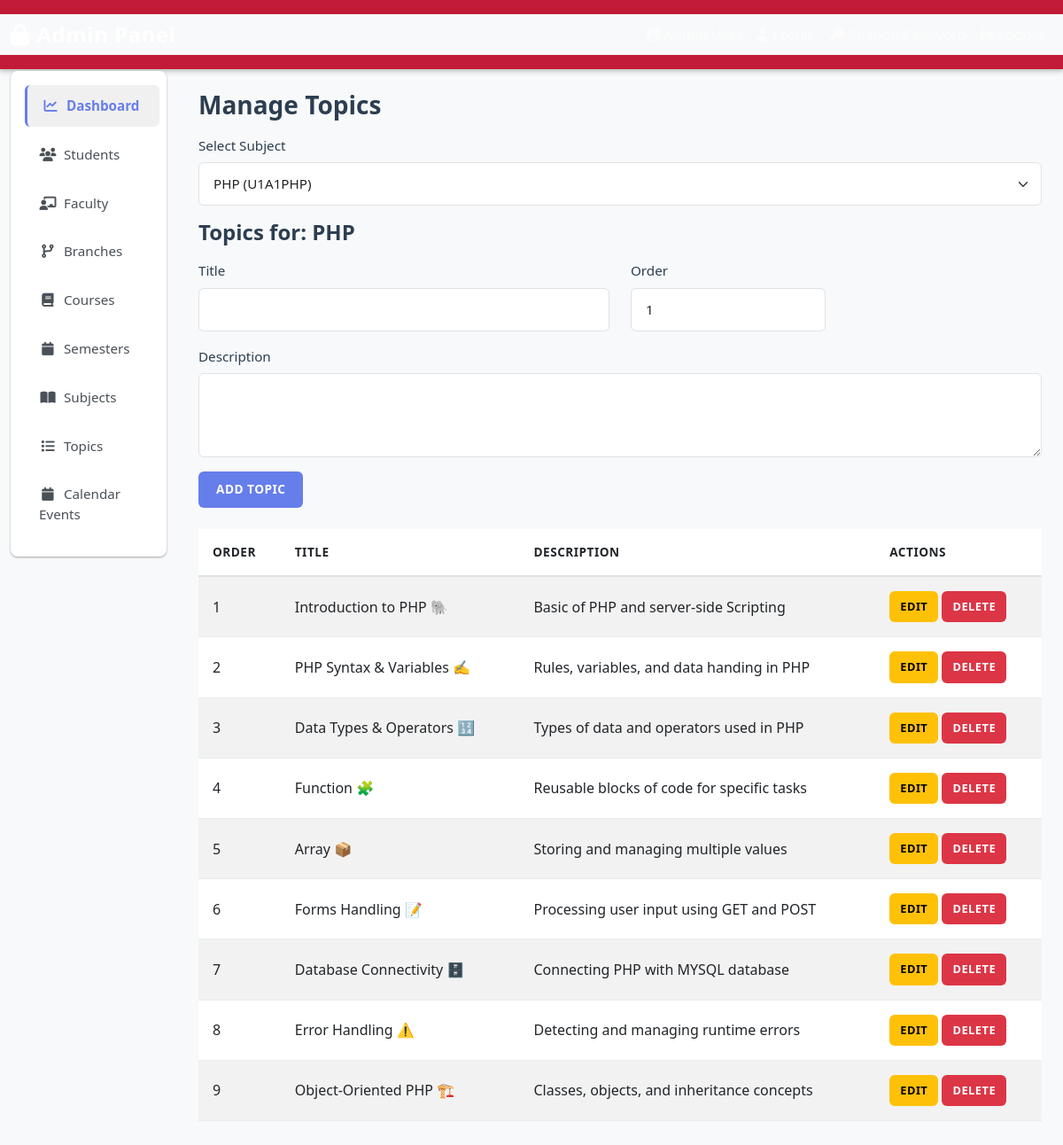
Screenshot of /admin/academics/topics.php?subject_id=4 (signed in) with the database file from the repository.
### tables this page shows
CREATE TABLE `subjects` (
  `id` int(10) UNSIGNED NOT NULL,
  `course_id` int(10) UNSIGNED NOT NULL,
  `branch_id` int(10) UNSIGNED NOT NULL,
  `semester_id` int(10) UNSIGNED NOT NULL,
  `name` varchar(200) NOT NULL,
  `code` varchar(50) NOT NULL,
  `description` text DEFAULT NULL,
  `credits` decimal(4,2) DEFAULT 4.00,
  `status` enum('active','inactive') DEFAULT 'active',
  `is_active` tinyint(1) NOT NULL DEFAULT 1,
  `created_at` datetime NOT NULL DEFAULT current_timestamp(),
  `updated_at` datetime DEFAULT current_timestamp() ON UPDATE current_timestamp()
);

CREATE TABLE `topics` (
  `id` int(10) UNSIGNED NOT NULL,
  `subject_id` int(10) UNSIGNED NOT NULL,
  `title` varchar(200) NOT NULL,
  `description` text DEFAULT NULL,
  `order_no` int(10) UNSIGNED DEFAULT 1,
  `created_at` timestamp NOT NULL DEFAULT current_timestamp()
);

### admin/academics/topics.php (the view, shortened to what this page needs)
<?php
$pdo = Database::getInstance();
$subjectId = isset($_GET['subject_id']) ? (int)$_GET['subject_id'] : 0;
$id = isset($_GET['id']) ? (int)$_GET['id'] : 0;
$topic = [
    'title' => '',
    'description' => '',
    'order_no' => 1,
];
$subjects = $pdo->query("SELECT id, name, code FROM subjects WHERE status = 'active' ORDER BY name")->fetchAll();
$currentSubject = null;
if ($subjectId > 0) {
    $stmt = $pdo->prepare("SELECT * FROM subjects WHERE id = :id");
    $stmt->execute([':id' => $subjectId]);
    $currentSubject = $stmt->fetch();
}
$topics = [];
if ($subjectId > 0) {
    $stmt = $pdo->prepare("SELECT * FROM topics WHERE subject_id = :sid ORDER BY order_no, id");
    $stmt->execute([':sid' => $subjectId]);
    $topics = $stmt->fetchAll();
}
include __DIR__ . '/../includes/header.php';
include __DIR__ . '/../includes/sidebar.php';
?>
<h3 class="mb-3">Manage Topics</h3>
<form method="get" class="mb-3">
    <label class="form-label">Select Subject</label>
    <select name="subject_id" class="form-select" onchange="this.form.submit()">
        <?php foreach ($subjects as $s): ?>
            <option value="<?php echo $s['id']; ?>" <?php echo $subjectId == $s['id'] ? 'selected' : ''; ?>>
                <?php echo htmlspecialchars($s['name'] . ' (' . $s['code'] . ')'); ?>
            </option>
        <?php endforeach; ?>
    </select>
</form>
<?php if ($currentSubject): ?>
    <h4>Topics for: <?php echo htmlspecialchars($currentSubject['name']); ?></h4>
    <form method="post" class="mb-4">
        <div class="row mb-3">
            <div class="col-md-6">
                <label class="form-label">Title</label>
                <input type="text" name="title" class="form-control" value="<?php echo htmlspecialchars($topic['title']); ?>" required>
            </div>
            <div class="col-md-3">
                <label class="form-label">Order</label>
                <input type="number" name="order_no" class="form-control" value="<?php echo $topic['order_no']; ?>" min="1">
            </div>
        </div>
        <div class="mb-3">
            <label class="form-label">Description</label>
            <textarea name="description" class="form-control" rows="3"><?php echo htmlspecialchars($topic['description']); ?></textarea>
        </div>
        <button type="submit" class="btn btn-primary"><?php echo $id > 0 ? 'Update' : 'Add'; ?> Topic</button>
    </form>
    <table class="table table-striped">
        <thead>
            <tr>
                <th>Order</th>
                <th>Title</th>
                <th>Description</th>
                <th>Actions</th>
            </tr>
        </thead>
        <tbody>
            <?php foreach ($topics as $t): ?>
                <tr>
                    <td><?php echo $t['order_no']; ?></td>
                    <td><?php echo htmlspecialchars($t['title']); ?></td>
                    <td><?php echo htmlspecialchars($t['description'] ?? ''); ?></td>
                    <td>
                        <a href="?subject_id=<?php echo $subjectId; ?>&id=<?php echo $t['id']; ?>&action=edit" class="btn btn-sm btn-warning">Edit</a>
                        <a href="?subject_id=<?php echo $subjectId; ?>&id=<?php echo $t['id']; ?>&action=delete" class="btn btn-sm btn-danger" onclick="return confirm('Delete this topic?')">Delete</a>
                    </td>
                </tr>
            <?php endforeach; ?>
        </tbody>
    </table>
<?php endif; ?>

### assets/css/style.css (style rules this page uses)
:root { --primary-gradient: linear-gradient(135deg, #667eea 0%, #764ba2 100%); --admin-gradient: linear-gradient(135deg, #dc3545 0%, #c82333 100%); --faculty-gradient: linear-gradient(135deg, #0d6efd 0%, #0a58ca 100%); --student-gradient: linear-gradient(135deg, #198754 0%, #157347 100%); --shadow-sm: 0 1px 3px rgba(0, 0, 0, 0.12), 0 1px 2px rgba(0, 0, 0, 0.24); --shadow-md: 0 3px 6px rgba(0, 0, 0, 0.15), 0 2px 4px rgba(0, 0, 0, 0.12); --shadow-lg: 0 10px 20px rgba(0, 0, 0, 0.15), 0 3px 6px rgba(0, 0, 0, 0.10); }
* { margin: 0; padding: 0; box-sizing: border-box; }
html, body { height: 100%; font-family: 'Segoe UI', Tahoma, Geneva, Verdana, sans-serif; color: #333; background-color: #f8f9fa; }
body { display: flex; flex-direction: column; background-color: #f8f9fa; }
h1, h2, h3, h4, h5, h6 { font-weight: 600; color: #2c3e50; margin-bottom: 1rem; }
.form-control, .form-select { border-radius: 6px; border: 1px solid #dee2e6; padding: 0.75rem 1rem; font-size: 0.95rem; transition: all 0.3s ease; }
.form-label { color: #2c3e50; margin-bottom: 0.5rem; font-size: 0.95rem; }
.btn { border-radius: 6px; font-weight: 600; padding: 0.65rem 1.25rem; transition: all 0.3s ease; border: none; text-transform: uppercase; font-size: 0.85rem; letter-spacing: 0.5px; }
.btn-primary { background-color: #667eea; border: none; }
.btn-danger { background-color: #dc3545; border: none; }
.btn-sm { padding: 0.5rem 0.75rem; font-size: 0.8rem; }
.table { border-collapse: collapse; }
.table thead { background-color: #f8f9fa; font-weight: 600; color: #2c3e50; }
.table th { border-bottom: 2px solid #dee2e6; padding: 1rem; text-transform: uppercase; font-size: 0.85rem; letter-spacing: 0.5px; }
.table td { padding: 1rem; border-bottom: 1px solid #e9ecef; vertical-align: middle; }
.table tbody tr { transition: all 0.3s ease; }
.table-striped tbody tr:nth-child(odd) { background-color: #f8f9fa; }

### rows the page displays
subjects: name "PHP"
topics: order_no "1", title "Introduction to PHP 🐘", description "Basic of PHP and server-side Scripting"
topics: order_no "2", title "PHP Syntax & Variables ✍️", description "Rules, variables, and data handing in PHP"
topics: order_no "3", title "Data Types & Operators 🔢", description "Types of data and operators used in PHP"
topics: order_no "4", title "Function 🧩", description "Reusable blocks of code for specific tasks"
topics: order_no "5", title "Array 📦", description "Storing and managing multiple values"
topics: order_no "6", title "Forms Handling 📝", description "Processing user input using GET and POST"
topics: order_no "7", title "Database Connectivity 🗄️", description "Connecting PHP with MYSQL database"
topics: order_no "8", title "Error Handling ⚠️", description "Detecting and managing runtime errors"
topics: order_no "9", title "Object-Oriented PHP 🏗️", description "Classes, objects, and inheritance concepts"

### other values shown
form field subject_id "PHP (U1A1PHP)"
